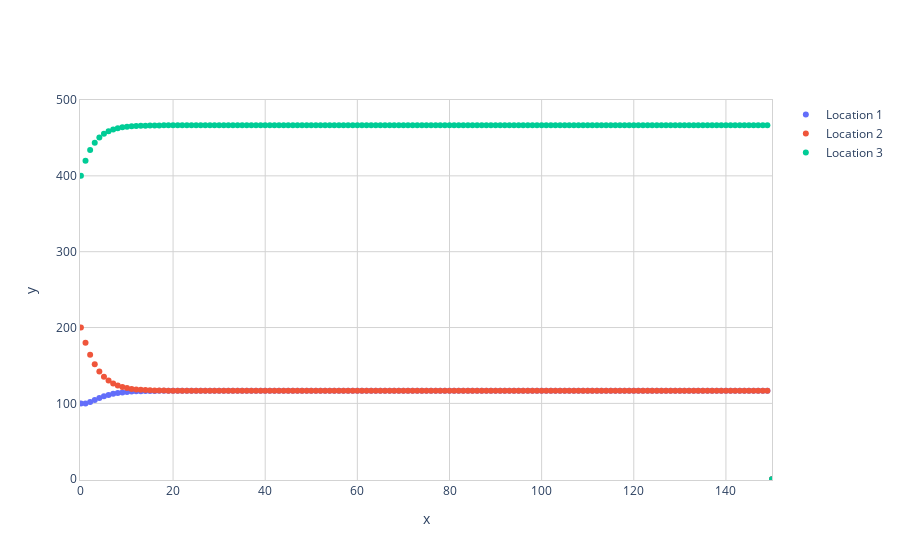

The code cell stored with this chart in its notebook:
### Code cell
df = pd.DataFrame(np.array(Xn).astype(float), index = ['Location1','Location2', 'Location3']).T

fig = go.Figure()

# Add traces
fig.add_trace(go.Scatter(x=df.index, y=df.Location1, mode='markers', name='Location 1'))
fig.add_trace(go.Scatter(x=df.index, y=df.Location2, mode='markers', name='Location 2'))
fig.add_trace(go.Scatter(x=df.index, y=df.Location3, mode='markers', name='Location 3'))
fig.update_layout(plot_bgcolor= 'white')
fig.update_xaxes(showline=True, linewidth=1, linecolor='Lightgray', mirror=True,
                 showgrid=True, gridwidth=1, gridcolor='Lightgray',
                 zeroline=True, zerolinewidth=1.5, zerolinecolor='black')
fig.update_yaxes(showline=True, linewidth=1, linecolor='Lightgray', mirror=True,
                 showgrid=True, gridwidth=1, gridcolor='Lightgray',
                 zeroline=True, zerolinewidth=1.5, zerolinecolor='black')
fig.update_xaxes(title_text='x', range=[-.2, N])
fig.update_yaxes(title_text='y', range=[-1, 500])
fig.show()

### Figure 1 — Plotly figure (JSON) as saved in the notebook; plotly's stock layout.template omitted (floating-point values rounded to 4 significant figures; data arrays with more than 128 entries replaced by an {"elided": "..."} marker saying what was removed)
{"data": [{"mode": "markers", "name": "Location 1", "type": "scatter", "x": {"elided": "151 int values"}, "y": {"elided": "151 float values"}}, {"mode": "markers", "name": "Location 2", "type": "scatter", "x": {"elided": "151 int values"}, "y": {"elided": "151 float values"}}, {"mode": "markers", "name": "Location 3", "type": "scatter", "x": {"elided": "151 int values"}, "y": {"elided": "151 float values"}}], "layout": {"autosize": true, "plot_bgcolor": "white", "xaxis": {"gridcolor": "Lightgray", "gridwidth": 1, "linecolor": "Lightgray", "linewidth": 1, "mirror": true, "range": [-0.2, 150], "showgrid": true, "showline": true, "title": {"text": "x"}, "type": "linear", "zeroline": true, "zerolinecolor": "black", "zerolinewidth": 1.5}, "yaxis": {"gridcolor": "Lightgray", "gridwidth": 1, "linecolor": "Lightgray", "linewidth": 1, "mirror": true, "range": [-1, 500], "showgrid": true, "showline": true, "title": {"text": "y"}, "type": "linear", "zeroline": true, "zerolinecolor": "black", "zerolinewidth": 1.5}}}
